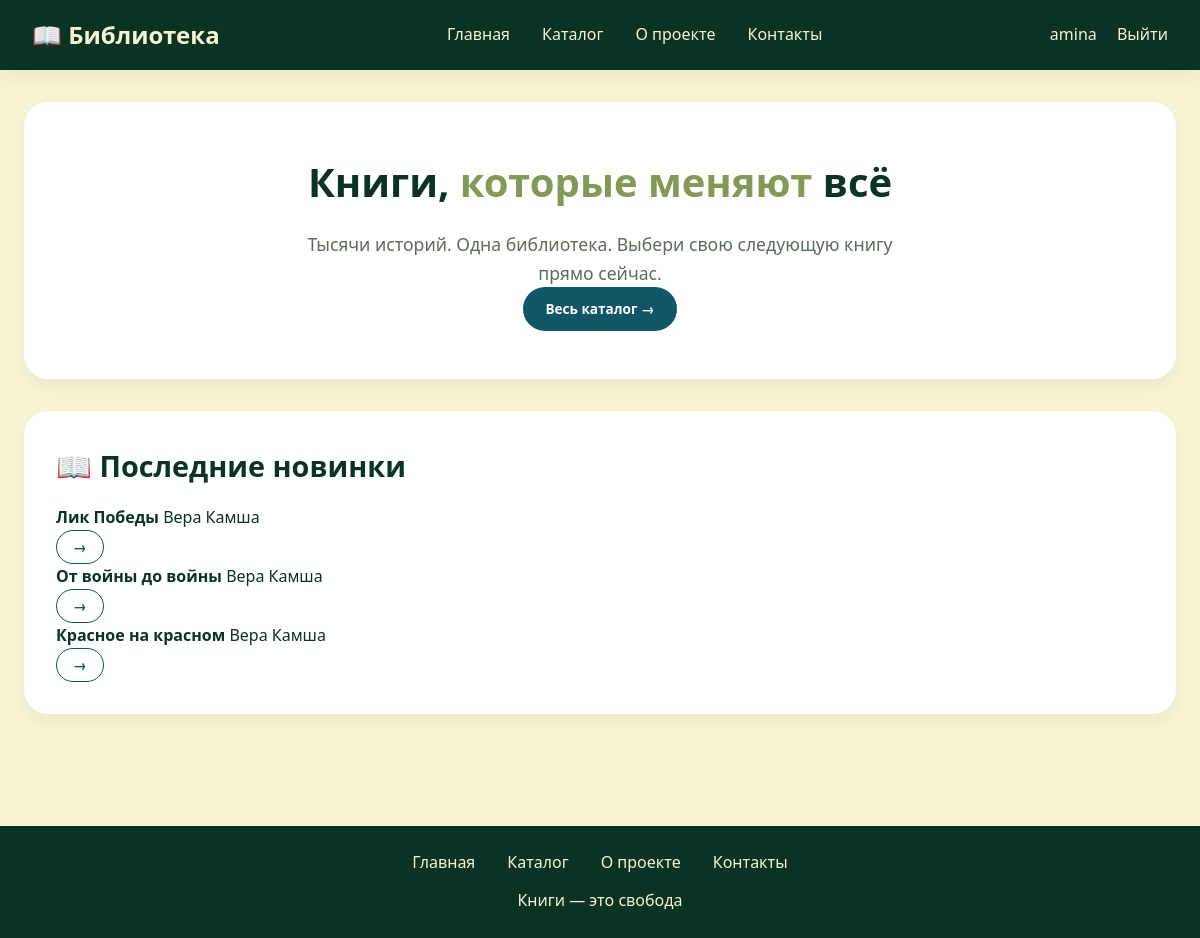
The app's page / (signed in) with its own data.
### library/models.py (models this page shows, shortened)
class Book(models.Model):
    title = models.CharField(max_length=200, verbose_name="Название")
    author = models.CharField(max_length=200, verbose_name="Автор")
    description = models.TextField(verbose_name="Описание")
    year = models.IntegerField(verbose_name="Год издания", null=True, blank=True)
    genre = models.CharField(max_length=100, verbose_name="Жанр", null=True, blank=True)
    available = models.BooleanField(default=True, verbose_name="В наличии")
    created_at = models.DateTimeField(auto_now_add=True, verbose_name="Дата добавления")
    class Meta:
        verbose_name = "Книга"
        verbose_name_plural = "Книги"
        ordering = ['-created_at']

### library/views.py (the view)
# urls.py: path('', views.index, name='index'),
def index(request):
    recent_books = Book.objects.all()[:3]
    return render(request, 'index.html', {'recent_books': recent_books})

### templates/index.html (shortened to what this page needs)
<!DOCTYPE html>
<html lang="ru">
<head>
    {% load static %}
    <link rel="stylesheet" href="{% static 'css/style.css' %}">
</head>
<body>
    <header>
        <div class="header-container">
            <a href="/" class="logo">📖 Библиотека</a>
            <nav>
                <ul>
                    <li><a href="/">Главная</a></li>
                    <li><a href="/catalog/">Каталог</a></li>
                    <li><a href="/about/">О проекте</a></li>
                    <li><a href="/contacts/">Контакты</a></li>
                </ul>
            </nav>
            <div class="user-links">
                {% if user.is_authenticated %}
                    <span>{{ user.username }}</span>
                    <a href="/accounts/logout/">Выйти</a>
                {% else %}
                    <a href="/accounts/login/">Войти</a>
                    <a href="/register/">Регистрация</a>
                {% endif %}
            </div>
        </div>
    </header>
    <main>
        <div class="hero">
            <h2>Книги, <span class="accent">которые меняют</span> всё</h2>
            <p>Тысячи историй. Одна библиотека. Выбери свою следующую книгу прямо сейчас.</p>
            <a href="/catalog/" class="btn">Весь каталог →</a>
        </div>
        <section>
            <h2>📖 Последние новинки</h2>
            <div class="recent-books-list">
                {% for book in recent_books %}
                <div class="recent-book-item">
                    <div>
                        <strong>{{ book.title }}</strong>
                        <span class="author">{{ book.author }}</span>
                    </div>
                    <a href="/book/{{ book.id }}/" class="btn btn-outline" style="padding: 0.3rem 1rem;">→</a>
                </div>
                {% empty %}
                <p style="color: #5a6b5a;">Пока нет книг</p>
                {% endfor %}
            </div>
        </section>
    </main>
    <footer>
        <div class="footer-links">
            <a href="/">Главная</a>
            <a href="/catalog/">Каталог</a>
            <a href="/about/">О проекте</a>
            <a href="/contacts/">Контакты</a>
        </div>
        <div class="footer-copy">Книги — это свобода</div>
    </footer>
    {% load static %}
</body>
</html>

### static/css/style.css (style rules this page uses)
:root { --dark-green: #0A3323; --moss-green: #839958; --beige: #F7F4D5; --rosy-brown: #D3968C; --midnight-green: #105666; --white: #ffffff; --shadow: 0 8px 20px rgba(0,0,0,0.05); --shadow-hover: 0 12px 28px rgba(0,0,0,0.1); }
* { margin: 0; padding: 0; box-sizing: border-box; }
body { font-family: 'Segoe UI', Roboto, 'Helvetica Neue', sans-serif; background-color: var(--beige); color: var(--dark-green); line-height: 1.6; min-height: 100vh; display: flex; flex-direction: column; }
header { background: var(--dark-green); color: var(--beige); padding: 1rem 2rem; box-shadow: var(--shadow); }
.header-container { max-width: 1300px; margin: 0 auto; display: flex; justify-content: space-between; align-items: center; flex-wrap: wrap; gap: 1rem; }
.logo { font-size: 1.5rem; font-weight: 700; text-decoration: none; color: var(--beige); }
nav ul { display: flex; list-style: none; gap: 2rem; }
nav a { color: var(--beige); text-decoration: none; font-weight: 500; transition: opacity 0.2s; }
.user-links a { color: var(--beige); text-decoration: none; margin-left: 1rem; }
main { flex: 1; max-width: 1300px; margin: 2rem auto; padding: 0 1.5rem; width: 100%; }
section { background: var(--white); border-radius: 24px; padding: 2rem; margin-bottom: 2rem; box-shadow: var(--shadow); }
.btn { display: inline-block; background: var(--midnight-green); color: white; border: none; padding: 0.7rem 1.4rem; border-radius: 40px; font-size: 0.85rem; font-weight: 600; cursor: pointer; transition: all 0.2s ease; text-decoration: none; text-align: center; }
.btn-outline { background: transparent; border: 1.5px solid var(--midnight-green); color: var(--midnight-green); }
.hero { background: var(--white); border-radius: 24px; padding: 3rem; text-align: center; margin-bottom: 2rem; box-shadow: var(--shadow); }
.hero h2 { font-size: 2.5rem; margin-bottom: 1rem; color: var(--dark-green); }
.hero .accent { color: var(--moss-green); }
.hero p { font-size: 1.1rem; color: #5a6b5a; max-width: 600px; margin: 0 auto; }
h2 { font-size: 1.8rem; margin-bottom: 1rem; color: var(--dark-green); }
footer { background: var(--dark-green); color: var(--beige); text-align: center; padding: 1.5rem; margin-top: 3rem; }
.footer-links { display: flex; justify-content: center; gap: 2rem; margin-bottom: 0.8rem; flex-wrap: wrap; }
.footer-links a { color: var(--beige); text-decoration: none; }

### records on screen
Book: title "Лик Победы", author "Вера Камша"
Book: title "От войны до войны", author "Вера Камша"
Book: title "Красное на красном", author "Вера Камша"

### other values on screen
{{ user.username }} "amina"
